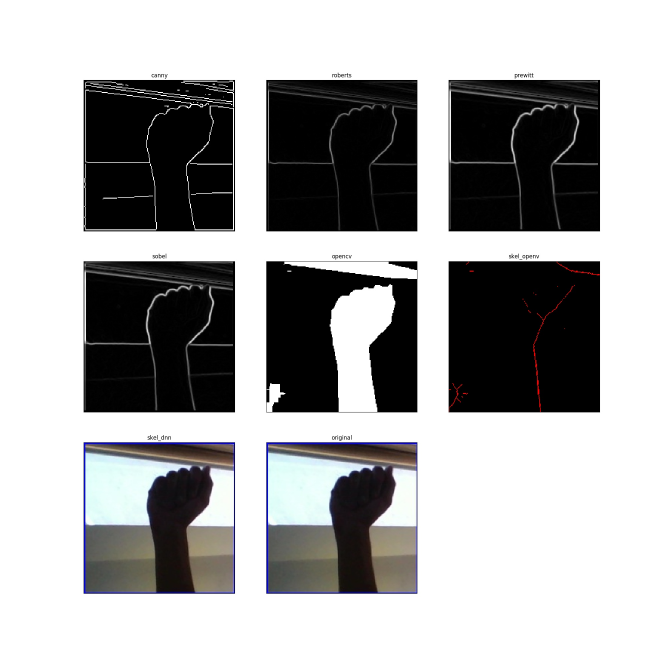
#> input picture edge/compare/A_test.jpg, 2000 x 2000 px (shown at 1/3 size); its folder holds only this picture in this run
$ python -i opencv.py   (imports and definitions only)
#> lines starting #> are read from the running program, lines starting #| are printed output that depends on the picture; after the words box and inside, x2 and y2 are one past the last pixel; in counts of white or black regions, pixels touching at a corner belong together
#> further down, picture is the input picture: shape (2000, 2000, 3); mean B, G, R 168.7, 168.6, 168.6
import time

import cv2
import math
import numpy as np


# [63 lines left out: functions skel, _ycc, opencv, shape, not called in this run]


def skin_detector(img):
    # converting from gbr to hsv color space
    img_HSV = cv2.cvtColor(img, cv2.COLOR_BGR2HSV)
#> img_HSV: shape (2000, 2000, 3); mean H, S, V 7.5, 6.7, 169.8
    # skin color range for hsv color space
    HSV_mask = cv2.inRange(img_HSV, (0, 15, 0), (17, 170, 255))
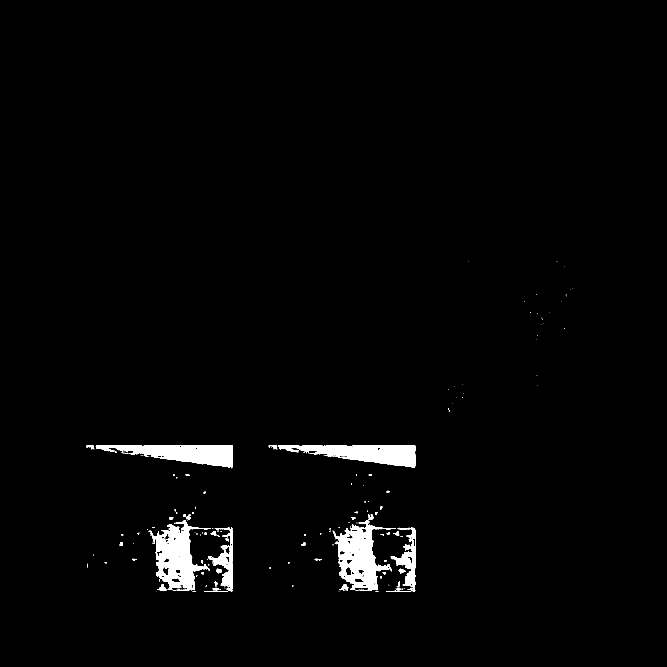
#> HSV_mask: shape (2000, 2000) (shown at 1/3 size); 1.9% white; 225 white regions (169 under 20 px), largest, box (x1, y1, x2, y2) and area: (998, 1562, 1188, 1773) 16947, (448, 1562, 632, 1773) 16944, (287, 1335, 698, 1405) 15039
    HSV_mask = cv2.morphologyEx(HSV_mask, cv2.MORPH_OPEN, np.ones((3, 3), np.uint8))
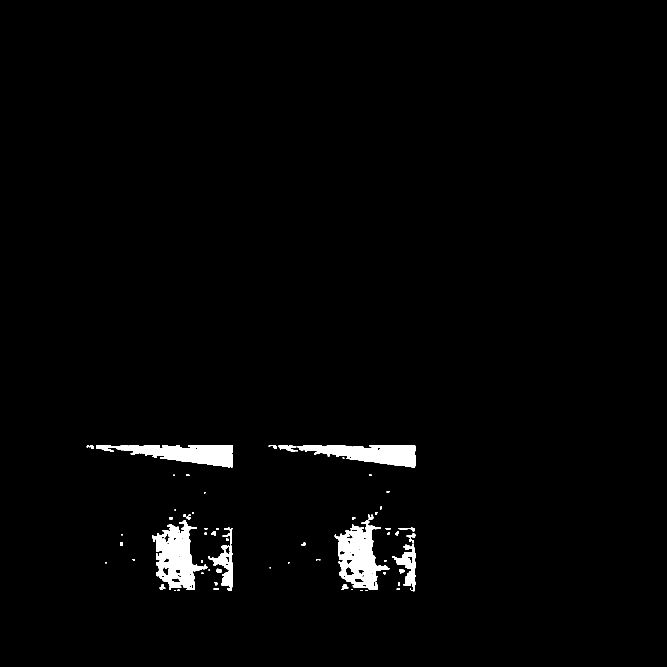
#> HSV_mask: shape (2000, 2000) (shown at 1/3 size); 1.8% white; 85 white regions (20 under 20 px), largest, box (x1, y1, x2, y2) and area: (456, 1562, 622, 1770) 16460, (1004, 1562, 1168, 1770) 16288, (344, 1335, 698, 1403) 13857

    # converting from gbr to YCbCr color space
    img_YCrCb = cv2.cvtColor(img, cv2.COLOR_BGR2YCrCb)
#> img_YCrCb: shape (2000, 2000, 3); mean of channels 0, 1, 2 168.6, 128, 128
    # skin color range for hsv color space
    YCrCb_mask = cv2.inRange(img_YCrCb, (0, 135, 85), (255, 180, 135))
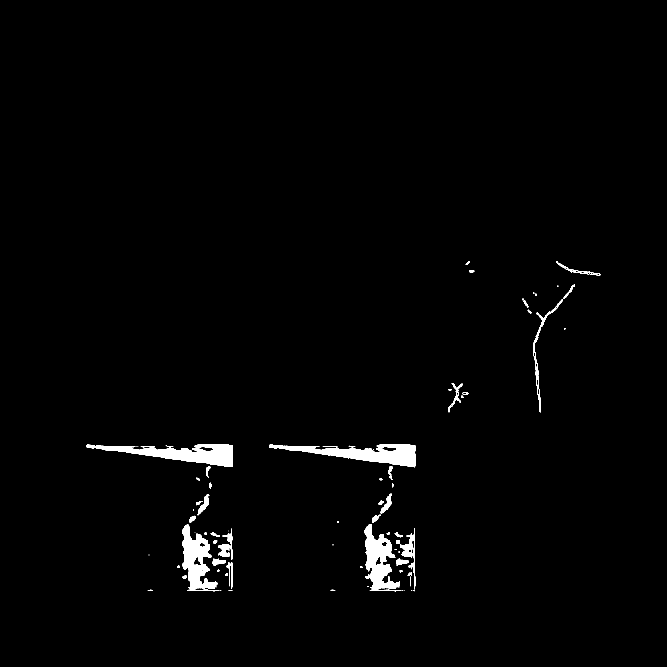
#> YCrCb_mask: shape (2000, 2000) (shown at 1/3 size); 1.5% white; 101 white regions (40 under 20 px), largest, box (x1, y1, x2, y2) and area: (259, 1334, 698, 1401) 12814, (807, 1334, 1247, 1402) 12758, (546, 1574, 657, 1774) 10247
    YCrCb_mask = cv2.morphologyEx(YCrCb_mask, cv2.MORPH_OPEN, np.ones((3, 3), np.uint8))
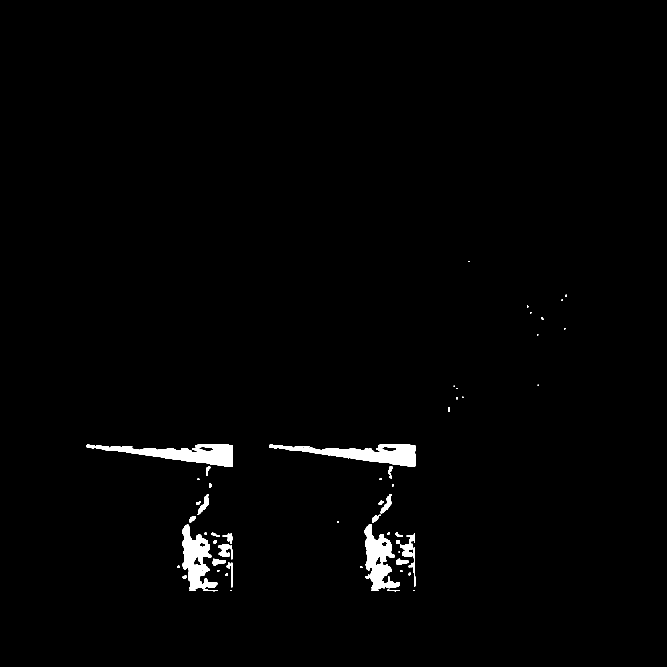
#> YCrCb_mask: shape (2000, 2000) (shown at 1/3 size); 1.4% white; 63 white regions (14 under 20 px), largest, box (x1, y1, x2, y2) and area: (259, 1334, 698, 1400) 12610, (807, 1334, 1247, 1400) 12561, (1094, 1572, 1200, 1773) 10031

    # merge skin detection (YCbCr and hsv)
    global_mask = cv2.bitwise_and(YCrCb_mask, HSV_mask)
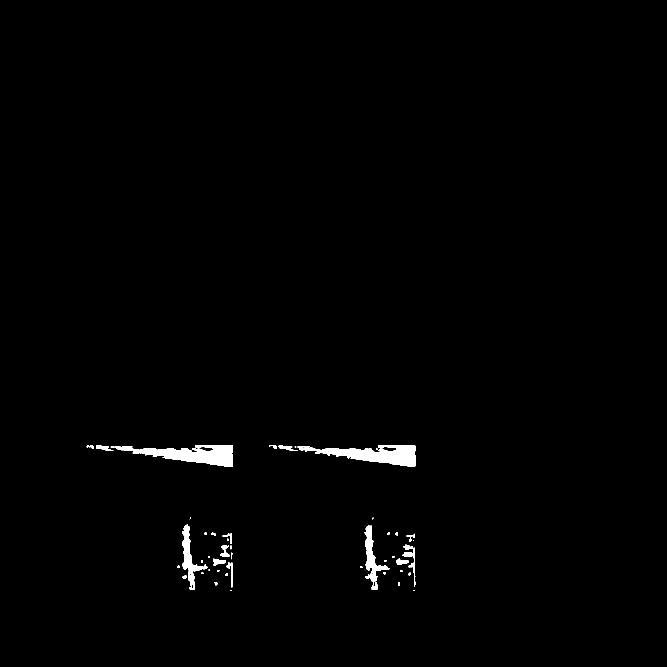
#> global_mask: shape (2000, 2000) (shown at 1/3 size); 0.88% white; 66 white regions (15 under 20 px), largest, box (x1, y1, x2, y2) and area: (344, 1335, 698, 1400) 11006, (892, 1335, 1246, 1400) 10930, (546, 1574, 622, 1770) 3883
    global_mask = cv2.medianBlur(global_mask, 3)
#> global_mask: shape (2000, 2000); 0.88% white; 59 white regions (10 under 20 px), largest, box (x1, y1, x2, y2) and area: (343, 1335, 698, 1400) 11046, (893, 1335, 1246, 1400) 11005, (546, 1574, 622, 1770) 3900
    global_mask = cv2.morphologyEx(global_mask, cv2.MORPH_OPEN, np.ones((4, 4), np.uint8))
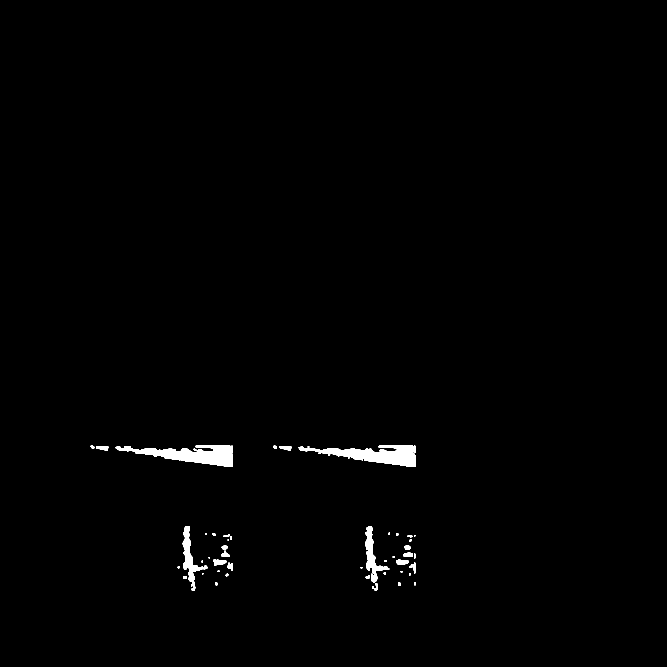
#> global_mask: shape (2000, 2000) (shown at 1/3 size); 0.85% white; 48 white regions (4 under 20 px), largest, box (x1, y1, x2, y2) and area: (347, 1336, 699, 1401) 10993, (896, 1336, 1247, 1401) 10831, (548, 1578, 622, 1771) 3823

    global_result = cv2.bitwise_not(global_mask)
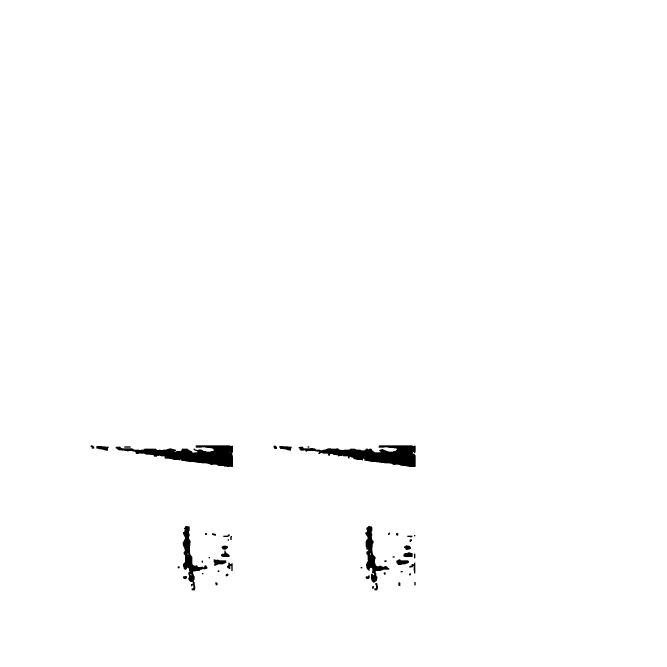
#> global_result: shape (2000, 2000) (shown at 1/3 size); 99.1% white; 48 black regions (4 under 20 px), largest, box (x1, y1, x2, y2) and area: (347, 1336, 699, 1401) 10993, (896, 1336, 1247, 1401) 10831, (548, 1578, 622, 1771) 3823
    return global_result


# [128 lines left out: functions paln_point, inner_circle_max_radius, get_near_border, wrist_points_and_palm_mask, clear_sub_wrist, not called in this run]

>>> import cv2
>>> picture = cv2.imread('../compare/A_test.jpg')
>>> result = skin_detector(picture)

$ run again, on edge/compare/C_test.jpg
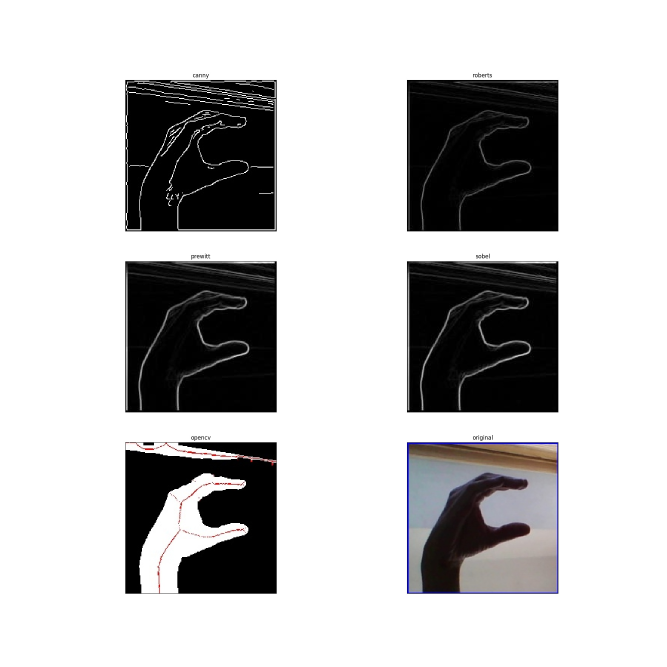
#> input picture edge/compare/C_test.jpg, 2000 x 2000 px (shown at 1/3 size)
#> picture is the input picture: shape (2000, 2000, 3); mean B, G, R 188.6, 188.4, 188.8
#> img_HSV: shape (2000, 2000, 3); mean H, S, V 4.5, 3.9, 189.3
#> in skin_detector, `HSV_mask = cv2.inRange(img_HSV, (0, 15, 0), (17, 170, 255))`:
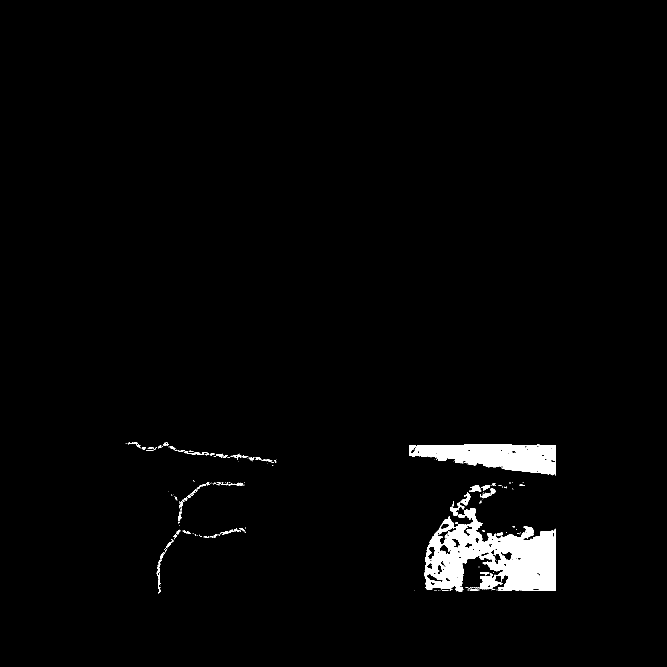
#> HSV_mask: shape (2000, 2000) (shown at 1/3 size); 2.1% white; 263 white regions (192 under 20 px), largest, box (x1, y1, x2, y2) and area: (1272, 1524, 1667, 1774) 53022, (1229, 1334, 1668, 1427) 25515, (1350, 1508, 1394, 1548) 507
#> img_YCrCb: shape (2000, 2000, 3); mean of channels 0, 1, 2 188.5, 128.2, 128
#> in skin_detector, `global_result = cv2.bitwise_not(global_mask)`:
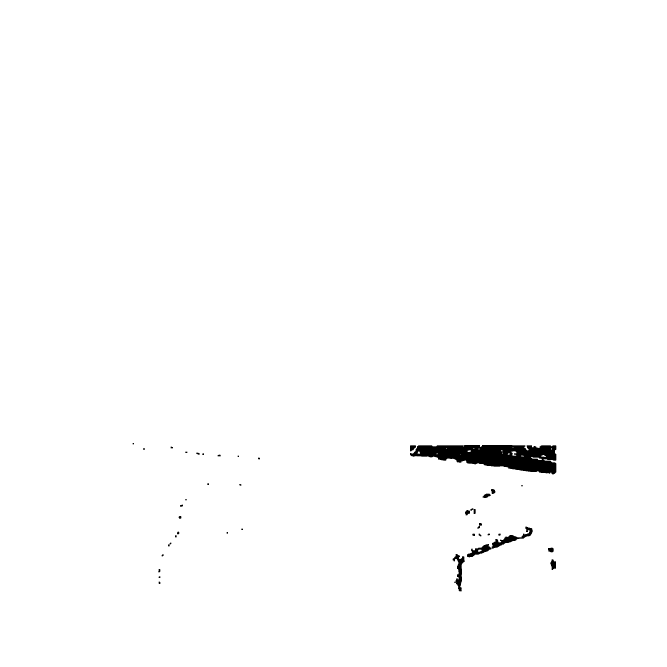
#> global_result: shape (2000, 2000) (shown at 1/3 size); 99.2% white; 42 black regions (4 under 20 px), largest, box (x1, y1, x2, y2) and area: (1230, 1335, 1669, 1423) 24327, (1475, 1580, 1598, 1646) 1938, (1358, 1662, 1394, 1774) 1608
